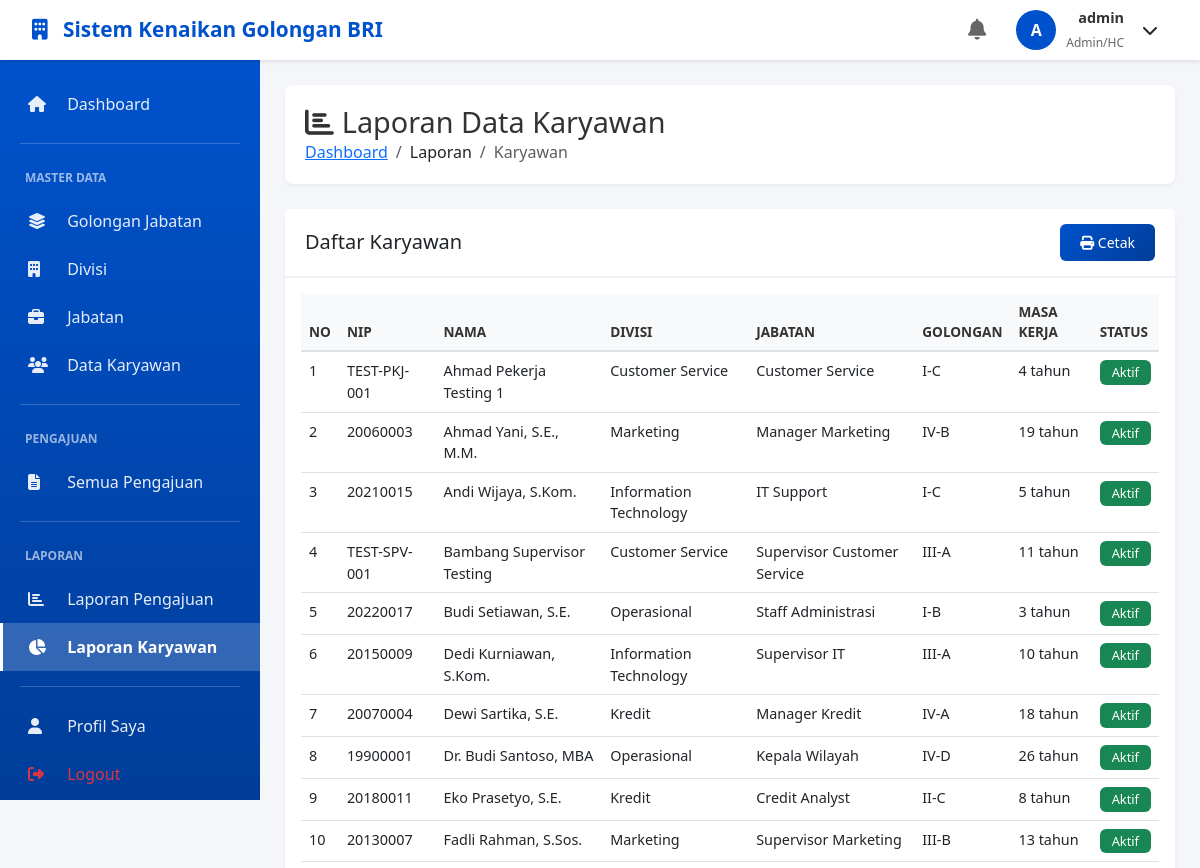
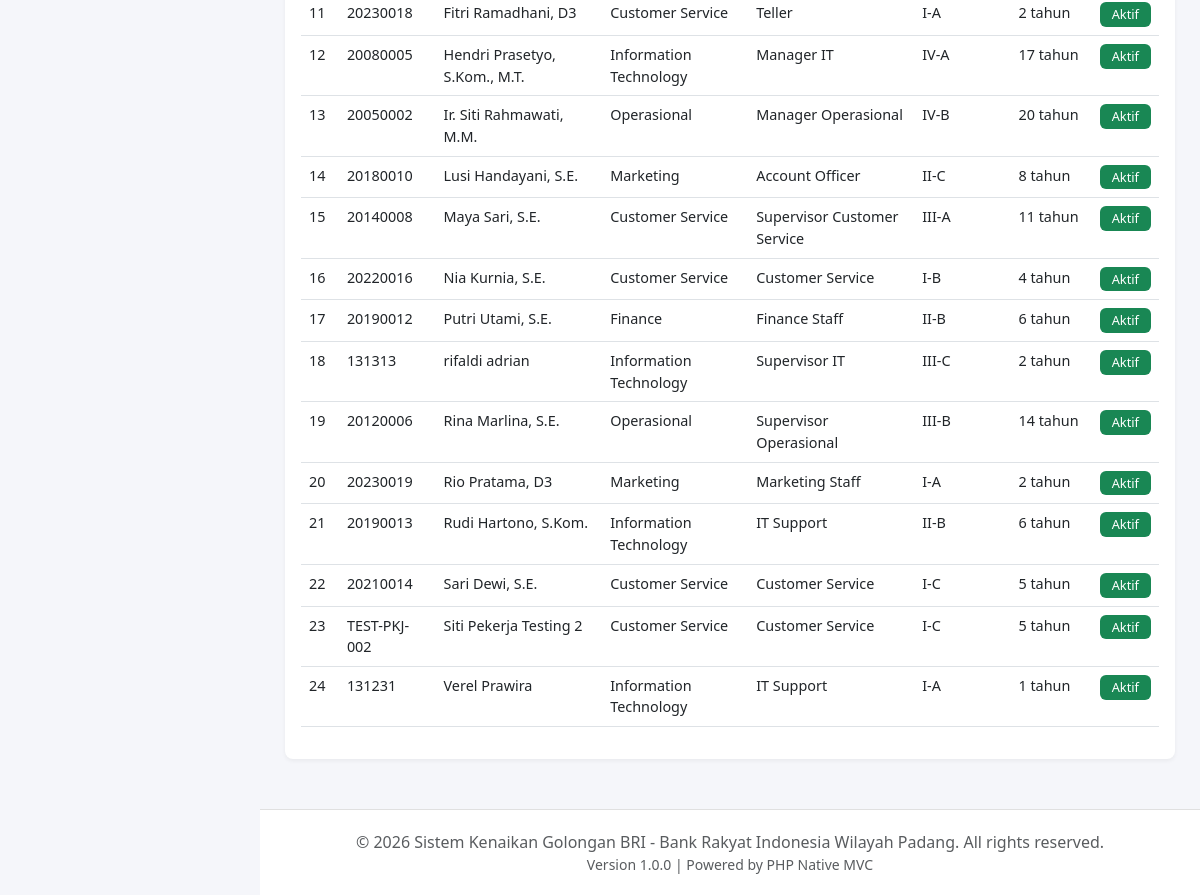
The page /laporan/pekerja (signed in) on the database its author committed (2 pictures, top to bottom).
### tables this page shows
CREATE TABLE IF NOT EXISTS `pekerja` (
  `id_pekerja` int NOT NULL AUTO_INCREMENT,
  `nip` varchar(20) NOT NULL,
  `nama_lengkap` varchar(100) NOT NULL,
  `tempat_lahir` varchar(50) DEFAULT NULL,
  `tanggal_lahir` date DEFAULT NULL,
  `jenis_kelamin` enum('L','P') NOT NULL,
  `alamat` text,
  `no_telepon` varchar(20) DEFAULT NULL,
  `email` varchar(100) NOT NULL,
  `id_divisi` int NOT NULL,
  `id_jabatan` int NOT NULL,
  `id_golongan_saat_ini` int NOT NULL,
  `tanggal_bergabung` date NOT NULL,
  `tanggal_golongan_terakhir` date DEFAULT NULL,
  `id_atasan` int DEFAULT NULL,
  `nilai_kinerja_terakhir` decimal(5,2) DEFAULT NULL,
  `foto` varchar(255) DEFAULT NULL,
  `status_kepegawaian` enum('aktif','cuti','nonaktif') DEFAULT 'aktif',
  `created_at` timestamp NULL DEFAULT CURRENT_TIMESTAMP,
  `updated_at` timestamp NULL DEFAULT CURRENT_TIMESTAMP ON UPDATE CURRENT_TIMESTAMP,
  PRIMARY KEY (`id_pekerja`),
  UNIQUE KEY `nip` (`nip`),
  UNIQUE KEY `email` (`email`),
  KEY `id_jabatan` (`id_jabatan`),
  KEY `id_golongan_saat_ini` (`id_golongan_saat_ini`),
  KEY `id_atasan` (`id_atasan`),
  KEY `idx_divisi_status` (`id_divisi`,`status_kepegawaian`),
  CONSTRAINT `pekerja_ibfk_1` FOREIGN KEY (`id_divisi`) REFERENCES `divisi` (`id_divisi`),
  CONSTRAINT `pekerja_ibfk_2` FOREIGN KEY (`id_jabatan`) REFERENCES `jabatan` (`id_jabatan`),
  CONSTRAINT `pekerja_ibfk_3` FOREIGN KEY (`id_golongan_saat_ini`) REFERENCES `golongan_jabatan` (`id_golongan`),
  CONSTRAINT `pekerja_ibfk_4` FOREIGN KEY (`id_atasan`) REFERENCES `pekerja` (`id_pekerja`)
);

CREATE TABLE IF NOT EXISTS `divisi` (
  `id_divisi` int NOT NULL AUTO_INCREMENT,
  `kode_divisi` varchar(20) NOT NULL,
  `nama_divisi` varchar(100) NOT NULL,
  `deskripsi` text,
  `is_active` tinyint(1) DEFAULT '1',
  `created_at` timestamp NULL DEFAULT CURRENT_TIMESTAMP,
  `updated_at` timestamp NULL DEFAULT CURRENT_TIMESTAMP ON UPDATE CURRENT_TIMESTAMP,
  PRIMARY KEY (`id_divisi`),
  UNIQUE KEY `kode_divisi` (`kode_divisi`)
);

CREATE TABLE IF NOT EXISTS `jabatan` (
  `id_jabatan` int NOT NULL AUTO_INCREMENT,
  `kode_jabatan` varchar(20) NOT NULL,
  `nama_jabatan` varchar(100) NOT NULL,
  `id_golongan_minimal` int DEFAULT NULL,
  `deskripsi` text,
  `is_active` tinyint(1) DEFAULT '1',
  `created_at` timestamp NULL DEFAULT CURRENT_TIMESTAMP,
  `updated_at` timestamp NULL DEFAULT CURRENT_TIMESTAMP ON UPDATE CURRENT_TIMESTAMP,
  PRIMARY KEY (`id_jabatan`),
  UNIQUE KEY `kode_jabatan` (`kode_jabatan`),
  KEY `id_golongan_minimal` (`id_golongan_minimal`),
  CONSTRAINT `jabatan_ibfk_1` FOREIGN KEY (`id_golongan_minimal`) REFERENCES `golongan_jabatan` (`id_golongan`)
);

CREATE TABLE IF NOT EXISTS `golongan_jabatan` (
  `id_golongan` int NOT NULL AUTO_INCREMENT,
  `kode_golongan` varchar(10) NOT NULL,
  `nama_golongan` varchar(100) NOT NULL,
  `level` int NOT NULL,
  `sub_level` char(1) NOT NULL,
  `deskripsi` text,
  `syarat_minimal` text,
  `is_active` tinyint(1) DEFAULT '1',
  `created_at` timestamp NULL DEFAULT CURRENT_TIMESTAMP,
  `updated_at` timestamp NULL DEFAULT CURRENT_TIMESTAMP ON UPDATE CURRENT_TIMESTAMP,
  PRIMARY KEY (`id_golongan`),
  UNIQUE KEY `kode_golongan` (`kode_golongan`),
  KEY `idx_level_sub` (`level`,`sub_level`)
);

### app/controllers/LaporanController.php (called while the page is built, shortened)
<?php
class LaporanController extends Controller
{
    private $pekerjaModel;
    public function __construct()
    {
        $this->pekerjaModel = $this->model('Pekerja');
    }
    public function pekerja()
    {
        $pekerja = $this->pekerjaModel->getAllWithDetails();
        $data = [
            'pageTitle' => 'Laporan Data Karyawan',
            'currentPage' => 'laporan-pekerja',
            'pekerja' => $pekerja
        ];
        $this->view('laporan/pekerja', $data);
    }
}

### core/App.php (called while the page is built, shortened)
<?php
class App
{
    protected $method = 'index';
    public function __construct()
    {
        $url = $this->parseURL();
        if (isset($url[0]) && file_exists('../app/controllers/' . ucfirst($url[0]) . 'Controller.php')) {
            unset($url[0]);
        }
        $this->controller = new $this->controller;
        if (isset($url[1])) {
            if (method_exists($this->controller, $url[1])) {
                $this->method = $url[1];
                unset($url[1]);
            }
        } else {
            if (method_exists($this->controller, 'index')) {
                $this->method = 'index';
            }
        }
        $this->params = $url ? array_values($url) : [];
        call_user_func_array([$this->controller, $this->method], $this->params);
    }
    private function parseURL()
    {
        if (isset($_SERVER['REQUEST_URI'])) {
            $uri = strtok($_SERVER['REQUEST_URI'], '?');
            $url = rtrim($uri, '/');
            $url = filter_var($url, FILTER_SANITIZE_URL);
            $url = explode('/', trim($url, '/'));
            return $url;
        }
        return [];
    }
}

### public/index.php (called while the page is built, shortened)
<?php
require_once '../app/config/Database.php';
require_once '../core/App.php';
require_once '../core/Controller.php';
require_once '../core/Model.php';
require_once '../app/helpers/Helper.php';
$app = new App();

### app/config/Database.php (called while the page is built, shortened)
<?php
class Database
{
    private static $instance = null;
    private $connection;
    private $host = DB_HOST;
    private $dbname = DB_NAME;
    private $username = DB_USER;
    private $password = DB_PASS;
    private $charset = 'utf8mb4';
    private function __construct()
    {
        $dsn = "mysql:host={$this->host};dbname={$this->dbname};charset={$this->charset}";
        $options = [
            PDO::ATTR_ERRMODE            => PDO::ERRMODE_EXCEPTION,
            PDO::ATTR_DEFAULT_FETCH_MODE => PDO::FETCH_OBJ,
            PDO::ATTR_EMULATE_PREPARES   => false,
            PDO::MYSQL_ATTR_INIT_COMMAND => "SET NAMES {$this->charset}"
        ];
        try {
            $this->connection = new PDO($dsn, $this->username, $this->password, $options);
        } catch (PDOException $e) {
            die("Database Connection Failed: " . $e->getMessage());
        }
    }
    public static function getInstance()
    {
        if (self::$instance === null) {
            self::$instance = new self();
        }
        return self::$instance;
    }
    public function getConnection()
    {
        return $this->connection;
    }
}

### app/models/Pekerja.php (called while the page is built, shortened)
<?php
class Pekerja extends Model
{
    protected $table = 'pekerja';
    public function getAllWithDetails()
    {
        $sql = "SELECT p.*,
                d.nama_divisi,
                j.nama_jabatan,
                g.kode_golongan, g.nama_golongan,
                atasan.nama_lengkap as nama_atasan
                FROM {$this->table} p
                LEFT JOIN divisi d ON p.id_divisi = d.id_divisi
                LEFT JOIN jabatan j ON p.id_jabatan = j.id_jabatan
                LEFT JOIN golongan_jabatan g ON p.id_golongan_saat_ini = g.id_golongan
                LEFT JOIN pekerja atasan ON p.id_atasan = atasan.id_pekerja
                ORDER BY p.nama_lengkap ASC";
        return $this->query($sql);
    }
}

### core/Model.php (called while the page is built, shortened)
<?php
class Model
{
    protected $db;
    public function __construct()
    {
        $this->db = Database::getInstance()->getConnection();
    }
    public function query($sql, $params = [])
    {
        $stmt = $this->db->prepare($sql);
        $stmt->execute();
        return $stmt->fetchAll(PDO::FETCH_OBJ);
    }
}

### app/helpers/Helper.php (called while the page is built, shortened)
<?php
class Helper
{
    public static function escape($string)
    {
        return htmlspecialchars($string, ENT_QUOTES, 'UTF-8');
    }
    public static function calculateWorkPeriod($startDate, $endDate = null)
    {
        $start = new DateTime($startDate);
        $end = $endDate ? new DateTime($endDate) : new DateTime();
        $diff = $start->diff($end);
        return [
            'years' => $diff->y,
            'months' => $diff->m,
            'days' => $diff->d
        ];
    }
}

### app/views/laporan/pekerja.php (the view, shortened to what this page needs)
<div class="content-header">
    <h1><i class="fas fa-chart-bar me-2"></i>Laporan Data Karyawan</h1>
    <nav aria-label="breadcrumb">
        <ol class="breadcrumb">
            <li class="breadcrumb-item"><a href="<?= BASE_URL ?>/dashboard">Dashboard</a></li>
            <li class="breadcrumb-item">Laporan</li>
            <li class="breadcrumb-item active">Karyawan</li>
        </ol>
    </nav>
</div>
<div class="card">
    <div class="card-header d-flex justify-content-between align-items-center">
        <h5 class="mb-0">Daftar Karyawan</h5>
        <button onclick="window.print()" class="btn btn-sm btn-primary">
            <i class="fas fa-print"></i> Cetak
        </button>
    </div>
    <div class="card-body">
        <div class="table-responsive">
            <table class="table table-hover" id="laporanPekerjaTable">
                <thead>
                    <tr>
                        <th>No</th>
                        <th>NIP</th>
                        <th>Nama</th>
                        <th>Divisi</th>
                        <th>Jabatan</th>
                        <th>Golongan</th>
                        <th>Masa Kerja</th>
                        <th>Status</th>
                    </tr>
                </thead>
                <tbody>
                    <?php $no = 1; foreach ($pekerja as $p): ?>
                        <tr>
                            <td><?= $no++ ?></td>
                            <td><?= Helper::escape($p->nip) ?></td>
                            <td><?= Helper::escape($p->nama_lengkap) ?></td>
                            <td><?= Helper::escape($p->nama_divisi ?? '-') ?></td>
                            <td><?= Helper::escape($p->nama_jabatan ?? '-') ?></td>
                            <td><?= Helper::escape($p->kode_golongan ?? '-') ?></td>
                            <td>
                                <?php
                                $masa = Helper::calculateWorkPeriod($p->tanggal_bergabung);
                                echo $masa['years'] . ' tahun';
                                ?>
                            </td>
                            <td>
                                <?php if ($p->status_kepegawaian === 'aktif'): ?>
                                    <span class="badge bg-success">Aktif</span>
                                <?php else: ?>
                                    <span class="badge bg-secondary"><?= ucfirst($p->status_kepegawaian) ?></span>
                                <?php endif; ?>
                            </td>
                        </tr>
                    <?php endforeach; ?>
                </tbody>
            </table>
        </div>
    </div>
</div>

### public/assets/css/style.css (style rules this page uses)
.btn { border-radius: 6px; padding: 8px 20px; font-weight: 500; transition: all 0.3s; }
.btn-primary { background: linear-gradient(135deg, #0052CC 0%, #003D99 100%); border: none; }
.table { font-size: 0.9rem; }
.table thead th { background: #f8f9fa; color: #333; font-weight: 600; border-bottom: 2px solid #dee2e6; text-transform: uppercase; font-size: 0.85rem; }
.badge { padding: 6px 12px; font-weight: 500; font-size: 0.8rem; }

### app/views/layouts/header.php (style rules this page uses)
:root { --primary-color: #0052CC; --secondary-color: #003D99; --sidebar-width: 260px; --navbar-height: 60px; }
body { font-family: 'Segoe UI', Tahoma, Geneva, Verdana, sans-serif; background-color: #f5f6fa; }
.content-header { background: white; border-radius: 8px; padding: 20px; margin-bottom: 25px; box-shadow: 0 2px 4px rgba(0,0,0,0.05); }
.content-header h1 { font-size: 1.8rem; margin: 0; color: #333; }
.breadcrumb { margin: 0; padding: 0; background: none; }
.card { border: none; border-radius: 8px; box-shadow: 0 2px 4px rgba(0,0,0,0.05); margin-bottom: 25px; }
.card-header { background: white; border-bottom: 2px solid #f0f0f0; padding: 15px 20px; font-weight: 600; }

### rows shown on the page
pekerja: nip "TEST-PKJ-001", nama_lengkap "Ahmad Pekerja Testing 1", id_divisi.nama_divisi "Customer Service", id_jabatan.nama_jabatan "Customer Service", id_golongan_saat_ini.kode_golongan "I-C", tanggal_bergabung "4", status_kepegawaian "Aktif"
pekerja: nip "20060003", nama_lengkap "Ahmad Yani, S.E., M.M.", id_divisi.nama_divisi "Marketing", id_jabatan.nama_jabatan "Manager Marketing", id_golongan_saat_ini.kode_golongan "IV-B", tanggal_bergabung "19", status_kepegawaian "Aktif"
pekerja: nip "20210015", nama_lengkap "Andi Wijaya, S.Kom.", id_divisi.nama_divisi "Information Technology", id_jabatan.nama_jabatan "IT Support", id_golongan_saat_ini.kode_golongan "I-C", tanggal_bergabung "5", status_kepegawaian "Aktif"
pekerja: nip "TEST-SPV-001", nama_lengkap "Bambang Supervisor Testing", id_divisi.nama_divisi "Customer Service", id_jabatan.nama_jabatan "Supervisor Customer Service", id_golongan_saat_ini.kode_golongan "III-A", tanggal_bergabung "11", status_kepegawaian "Aktif"
pekerja: nip "20220017", nama_lengkap "Budi Setiawan, S.E.", id_divisi.nama_divisi "Operasional", id_jabatan.nama_jabatan "Staff Administrasi", id_golongan_saat_ini.kode_golongan "I-B", tanggal_bergabung "3", status_kepegawaian "Aktif"
pekerja: nip "20150009", nama_lengkap "Dedi Kurniawan, S.Kom.", id_divisi.nama_divisi "Information Technology", id_jabatan.nama_jabatan "Supervisor IT", id_golongan_saat_ini.kode_golongan "III-A", tanggal_bergabung "10", status_kepegawaian "Aktif"
pekerja: nip "20070004", nama_lengkap "Dewi Sartika, S.E.", id_divisi.nama_divisi "Kredit", id_jabatan.nama_jabatan "Manager Kredit", id_golongan_saat_ini.kode_golongan "IV-A", tanggal_bergabung "18", status_kepegawaian "Aktif"
pekerja: nip "19900001", nama_lengkap "Dr. Budi Santoso, MBA", id_divisi.nama_divisi "Operasional", id_jabatan.nama_jabatan "Kepala Wilayah", id_golongan_saat_ini.kode_golongan "IV-D", tanggal_bergabung "26", status_kepegawaian "Aktif"
pekerja: nip "20180011", nama_lengkap "Eko Prasetyo, S.E.", id_divisi.nama_divisi "Kredit", id_jabatan.nama_jabatan "Credit Analyst", id_golongan_saat_ini.kode_golongan "II-C", tanggal_bergabung "8", status_kepegawaian "Aktif"
pekerja: nip "20130007", nama_lengkap "Fadli Rahman, S.Sos.", id_divisi.nama_divisi "Marketing", id_jabatan.nama_jabatan "Supervisor Marketing", id_golongan_saat_ini.kode_golongan "III-B", tanggal_bergabung "13", status_kepegawaian "Aktif"
pekerja: nip "20230018", nama_lengkap "Fitri Ramadhani, D3", id_divisi.nama_divisi "Customer Service", id_jabatan.nama_jabatan "Teller", id_golongan_saat_ini.kode_golongan "I-A", tanggal_bergabung "2", status_kepegawaian "Aktif"
pekerja: nip "20080005", nama_lengkap "Hendri Prasetyo, S.Kom., M.T.", id_divisi.nama_divisi "Information Technology", id_jabatan.nama_jabatan "Manager IT", id_golongan_saat_ini.kode_golongan "IV-A", tanggal_bergabung "17", status_kepegawaian "Aktif"
pekerja: nip "20050002", nama_lengkap "Ir. Siti Rahmawati, M.M.", id_divisi.nama_divisi "Operasional", id_jabatan.nama_jabatan "Manager Operasional", id_golongan_saat_ini.kode_golongan "IV-B", tanggal_bergabung "20", status_kepegawaian "Aktif"
pekerja: nip "20180010", nama_lengkap "Lusi Handayani, S.E.", id_divisi.nama_divisi "Marketing", id_jabatan.nama_jabatan "Account Officer", id_golongan_saat_ini.kode_golongan "II-C", tanggal_bergabung "8", status_kepegawaian "Aktif"
pekerja: nip "20140008", nama_lengkap "Maya Sari, S.E.", id_divisi.nama_divisi "Customer Service", id_jabatan.nama_jabatan "Supervisor Customer Service", id_golongan_saat_ini.kode_golongan "III-A", tanggal_bergabung "11", status_kepegawaian "Aktif"
pekerja: nip "20220016", nama_lengkap "Nia Kurnia, S.E.", id_divisi.nama_divisi "Customer Service", id_jabatan.nama_jabatan "Customer Service", id_golongan_saat_ini.kode_golongan "I-B", tanggal_bergabung "4", status_kepegawaian "Aktif"
pekerja: nip "20190012", nama_lengkap "Putri Utami, S.E.", id_divisi.nama_divisi "Finance", id_jabatan.nama_jabatan "Finance Staff", id_golongan_saat_ini.kode_golongan "II-B", tanggal_bergabung "6", status_kepegawaian "Aktif"
pekerja: nip "131313", nama_lengkap "rifaldi adrian", id_divisi.nama_divisi "Information Technology", id_jabatan.nama_jabatan "Supervisor IT", id_golongan_saat_ini.kode_golongan "III-C", tanggal_bergabung "2", status_kepegawaian "Aktif"
pekerja: nip "20120006", nama_lengkap "Rina Marlina, S.E.", id_divisi.nama_divisi "Operasional", id_jabatan.nama_jabatan "Supervisor Operasional", id_golongan_saat_ini.kode_golongan "III-B", tanggal_bergabung "14", status_kepegawaian "Aktif"
pekerja: nip "20230019", nama_lengkap "Rio Pratama, D3", id_divisi.nama_divisi "Marketing", id_jabatan.nama_jabatan "Marketing Staff", id_golongan_saat_ini.kode_golongan "I-A", tanggal_bergabung "2", status_kepegawaian "Aktif"
pekerja: nip "20190013", nama_lengkap "Rudi Hartono, S.Kom.", id_divisi.nama_divisi "Information Technology", id_jabatan.nama_jabatan "IT Support", id_golongan_saat_ini.kode_golongan "II-B", id_golongan_saat_ini "6", status_kepegawaian "Aktif"
pekerja: nip "20210014", nama_lengkap "Sari Dewi, S.E.", id_divisi.nama_divisi "Customer Service", id_jabatan.nama_jabatan "Customer Service", id_golongan_saat_ini.kode_golongan "I-C", tanggal_bergabung "5", status_kepegawaian "Aktif"
pekerja: nip "TEST-PKJ-002", nama_lengkap "Siti Pekerja Testing 2", id_divisi.nama_divisi "Customer Service", id_jabatan.nama_jabatan "Customer Service", id_golongan_saat_ini.kode_golongan "I-C", tanggal_bergabung "5", status_kepegawaian "Aktif"
pekerja: nip "131231", nama_lengkap "Verel Prawira", id_divisi.nama_divisi "Information Technology", id_jabatan.nama_jabatan "IT Support", id_golongan_saat_ini.kode_golongan "I-A", tanggal_bergabung "1", status_kepegawaian "Aktif"

### other values the page prints
APP_NAME "Sistem Kenaikan Golongan BRI"
substr(Session::get('nama_lengkap', Session::get('username')), 0, 1) "A"
Helper::escape(Session::get('nama_lengkap', Session::get('username'))) "admin"
Helper::getRoleLabel(Session::getRole()) "Admin/HC"
APP_VERSION "1.0.0"
